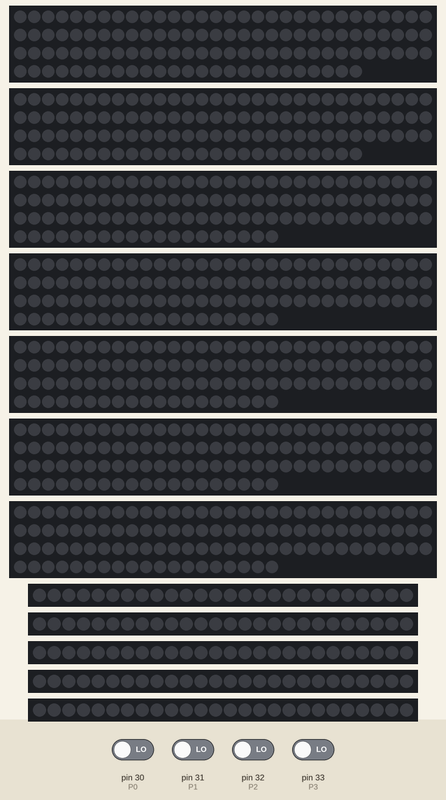
This sketch was run on a simulated Arduino Mega 2560, built with avr-gcc and run on an emulated ATmega2560. Parts: 2 × 115 RGB LEDs in strip order, left to right, continuing on the next row, 5 × 109 RGB LEDs in strip order, left to right, continuing on the next row, 5 × 26 RGB LEDs in strip order, left to right. Inputs (shaded band) come from the test bench; at power-on: pin 30 (P0), pin 31 (P1), pin 32 (P2), pin 33 (P3) LOW.

Above: at 1.2 s.
1.3 s: pin 30 (P0) driven HIGH
At 1.8 s:
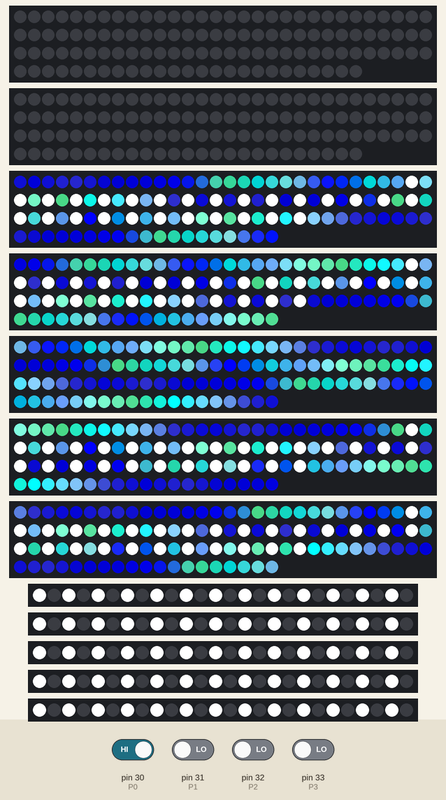
3.1 s: pin 33 (P3) driven HIGH
At 4.89 s:
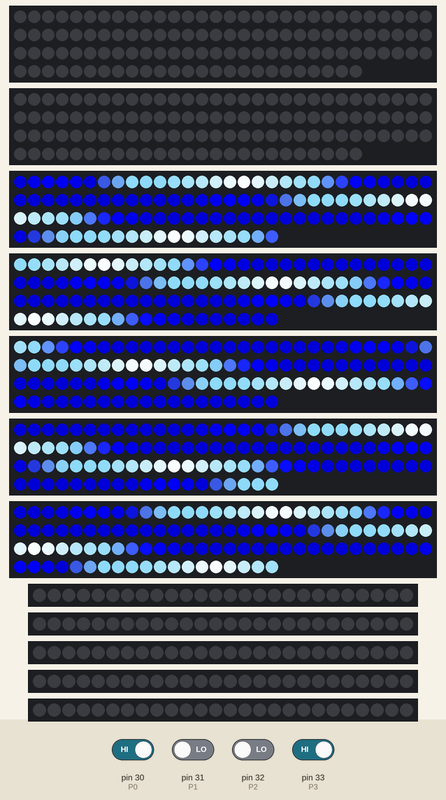
4.9 s: pin 32 (P2) driven HIGH
At 5.6 s:
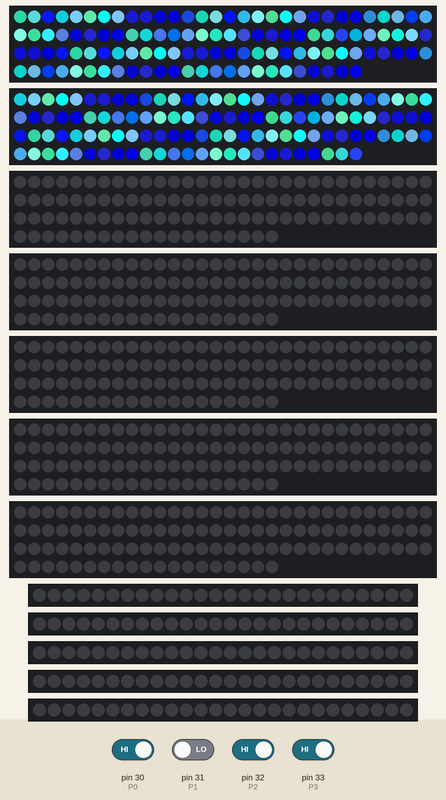
6.6 s: pin 32 (P2) driven LOW
At 6.73 s:
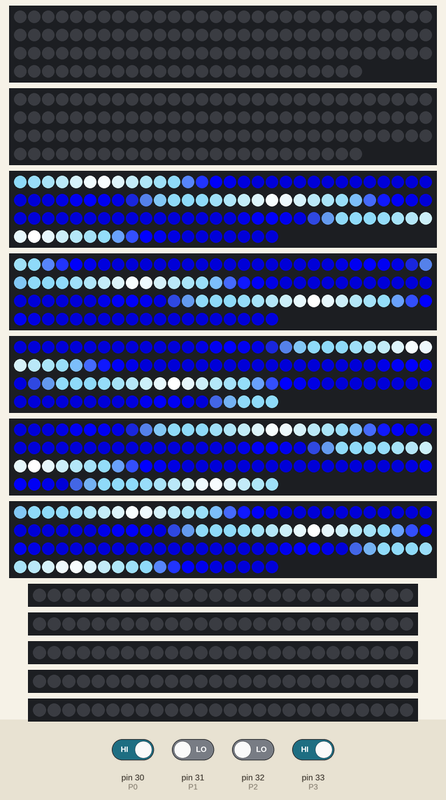
9.6 s: pin 31 (P1) driven HIGH
11.1 s: pin 31 (P1) driven LOW
At 12.27 s:
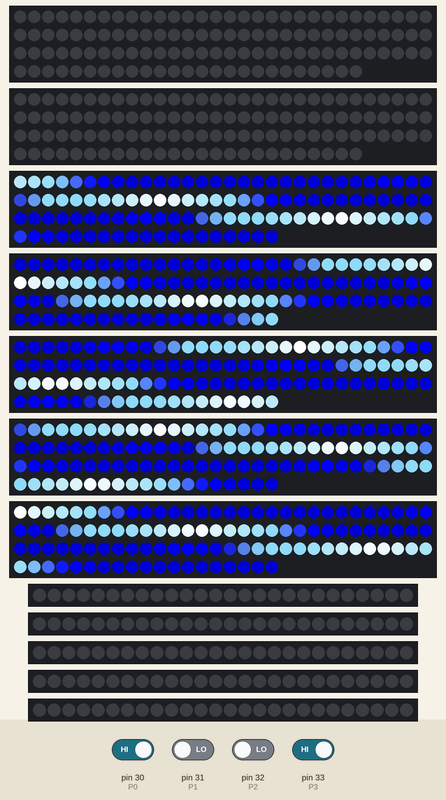

Measured:
- after the input at 1.3 s, the LEDs: first change after 0.10 s (image 1 shows a later state)
- after the input at 3.1 s, the LEDs: first change after 0.09 s (image 2 shows a later state)
- after the input at 4.9 s, the LEDs: first change after 0.08 s (image 3 shows a later state)
- after the input at 6.6 s, the LEDs: change after 0.09 s (image 4)
- after the input at 11.1 s, the LEDs: first differ from a run without the input after 0.13 s (image 5 shows a later state)

The sketch:

LED1.ino
```cpp
#include "FastLED.h"            // 此示例程序需要使用FastLED库

#define NUM_LEDS_T 115             // LED灯珠数量
#define NUM_LEDS_L 109             // LED灯珠数量
#define NUM_LEDS_S 26              // LED灯珠数量

#define LED_S0 2                // Arduino输出控制信号引脚
#define LED_S1 3                // Arduino输出控制信号引脚
#define LED_S2 4                // Arduino输出控制信号引脚

#define LED_L0 5                // Arduino输出控制信号引脚
#define LED_T0 6                // Arduino输出控制信号引脚

#define LED_L1 7                // Arduino输出控制信号引脚
#define LED_L2 8                // Arduino输出控制信号引脚
#define LED_L3 9                // Arduino输出控制信号引脚

#define LED_T1 10                // Arduino输出控制信号引脚
#define LED_L4 11                // Arduino输出控制信号引脚

#define LED_S3 12                // Arduino输出控制信号引脚
#define LED_S4 13                // Arduino输出控制信号引脚
#define LED_S5 35                // Arduino输出控制信号引脚

#define P0 30
#define P1 31
#define P2 32
#define P3 33

#define START 151 // 启动代码

#define LED_TYPE WS2812         // LED灯带型号
#define COLOR_ORDER GRB         // RGB灯珠中红色、绿色、蓝色LED的排列顺序
uint8_t max_bright = 255;       // LED亮度控制变量，可使用数值为 0 ～ 255， 数值越大则光带亮度越高

CRGB leds_t0[NUM_LEDS_T];            // 建立光带leds_t0
CRGB leds_t1[NUM_LEDS_T];            // 建立光带leds_t1

CRGB leds_l0[NUM_LEDS_L];            // 建立光带leds_l0
CRGB leds_l1[NUM_LEDS_L];            // 建立光带leds_l1
CRGB leds_l2[NUM_LEDS_L];            // 建立光带leds_l2
CRGB leds_l3[NUM_LEDS_L];            // 建立光带leds_l3
CRGB leds_l4[NUM_LEDS_L];            // 建立光带leds_l4

CRGB leds_s0[NUM_LEDS_S];            // 建立光带leds_s0
CRGB leds_s1[NUM_LEDS_S];            // 建立光带leds_s1
CRGB leds_s2[NUM_LEDS_S];            // 建立光带leds_s2
CRGB leds_s3[NUM_LEDS_S];            // 建立光带leds_s3
CRGB leds_s4[NUM_LEDS_S];            // 建立光带leds_s4
CRGB leds_s5[NUM_LEDS_S];            // 建立光带leds_s5

int beginHue = 0;
int endHue = 300;
uint8_t deltaHue = 28;

void setup() {
  pinMode(P0, INPUT);
  pinMode(P1, INPUT);
  pinMode(P2, INPUT);
  pinMode(P3, INPUT);

  LEDS.addLeds<LED_TYPE, LED_T0, COLOR_ORDER>(leds_t0, NUM_LEDS_T);  // 初始化光带
  LEDS.addLeds<LED_TYPE, LED_T1, COLOR_ORDER>(leds_t1, NUM_LEDS_T);  // 初始化光带
  LEDS.addLeds<LED_TYPE, LED_L0, COLOR_ORDER>(leds_l0, NUM_LEDS_L);  // 初始化光带
  LEDS.addLeds<LED_TYPE, LED_L1, COLOR_ORDER>(leds_l1, NUM_LEDS_L);  // 初始化光带
  LEDS.addLeds<LED_TYPE, LED_L2, COLOR_ORDER>(leds_l2, NUM_LEDS_L);  // 初始化光带
  LEDS.addLeds<LED_TYPE, LED_L3, COLOR_ORDER>(leds_l3, NUM_LEDS_L);  // 初始化光带
  LEDS.addLeds<LED_TYPE, LED_L4, COLOR_ORDER>(leds_l4, NUM_LEDS_L);  // 初始化光带
  LEDS.addLeds<LED_TYPE, LED_S0, COLOR_ORDER>(leds_s0, NUM_LEDS_S);  // 初始化光带
  LEDS.addLeds<LED_TYPE, LED_S1, COLOR_ORDER>(leds_s1, NUM_LEDS_S);  // 初始化光带
  LEDS.addLeds<LED_TYPE, LED_S2, COLOR_ORDER>(leds_s2, NUM_LEDS_S);  // 初始化光带
  LEDS.addLeds<LED_TYPE, LED_S3, COLOR_ORDER>(leds_s3, NUM_LEDS_S);  // 初始化光带
  LEDS.addLeds<LED_TYPE, LED_S4, COLOR_ORDER>(leds_s4, NUM_LEDS_S);  // 初始化光带
  LEDS.addLeds<LED_TYPE, LED_S5, COLOR_ORDER>(leds_s5, NUM_LEDS_S);  // 初始化光带
  FastLED.setBrightness(max_bright);                                // 设置光带亮度

  // 硬串口初始化
  Serial.begin(115200);
}

CRGB hp = CRGB(253, 175, 17);

void loop() {
  static int i = 0;
  if (i != sig2num() % 10) {
    i = sig2num() % 10;
    fill_dark_noshow();
  }
  switch (sig2num() % 10) {
    case 1: case 2:
      sea();
      break;
    case 3:
      wifi();
      break;
    case 6:
      quark();
      break;
    case 9:
      cloud();
      break;
    default:
      fill_dark();
      break;
  }
}

int sig2num() {
  return digitalRead(P0) + 2 * digitalRead(P1) + 4 * digitalRead(P2) + 8 * digitalRead(P3);
}

void fill_dark_noshow() {
  fill_solid(leds_l0, NUM_LEDS_L, CRGB::Black);
  fill_solid(leds_l1, NUM_LEDS_L, CRGB::Black);
  fill_solid(leds_l2, NUM_LEDS_L, CRGB::Black);
  fill_solid(leds_l3, NUM_LEDS_L, CRGB::Black);
  fill_solid(leds_l4, NUM_LEDS_L, CRGB::Black);
  fill_solid(leds_s0, NUM_LEDS_S, CRGB::Black);
  fill_solid(leds_s1, NUM_LEDS_S, CRGB::Black);
  fill_solid(leds_s2, NUM_LEDS_S, CRGB::Black);
  fill_solid(leds_s3, NUM_LEDS_S, CRGB::Black);
  fill_solid(leds_s4, NUM_LEDS_S, CRGB::Black);
  fill_solid(leds_s5, NUM_LEDS_S, CRGB::Black);
  fill_solid(leds_t0, NUM_LEDS_T, CRGB::Black);
  fill_solid(leds_t1, NUM_LEDS_T, CRGB::Black);
}

void fill_dark() {
  fill_dark_noshow();
  FastLED.show();
}

void sea() {
  static int startnum = 0;
  startnum += 2;
  fill_palette(leds_l0, NUM_LEDS_L, startnum, 6, OceanColors_p, 255, LINEARBLEND);
  fill_palette(leds_l1, NUM_LEDS_L, startnum + 60, 6, OceanColors_p, 255, LINEARBLEND);
  fill_palette(leds_l2, NUM_LEDS_L, startnum + 120, 6, OceanColors_p, 255, LINEARBLEND);
  fill_palette(leds_l3, NUM_LEDS_L, startnum + 180, 6, OceanColors_p, 255, LINEARBLEND);
  fill_palette(leds_l4, NUM_LEDS_L, startnum + 240, 6, OceanColors_p, 255, LINEARBLEND);
  for (int i = 28; i < 82 ; i += 2)
  {
    leds_l0[i] = CRGB::White;
    leds_l1[i] = CRGB::White;
    leds_l3[i] = CRGB::White;
    leds_l4[i] = CRGB::White;
  }
  for (int i = 0; i < 26 ; i += 2)
  {
    leds_s0[i] = CRGB::White;
    leds_s1[i] = CRGB::White;
    leds_s2[i] = CRGB::White;
    leds_s3[i] = CRGB::White;
    leds_s4[i] = CRGB::White;
    leds_s5[i] = CRGB::White;
  }
  FastLED.show();
  delay(3);
}

void wifi() {
  static int startnum = 0;
  startnum += 18;
  fill_palette(leds_t0, NUM_LEDS_T, startnum, 20, OceanColors_p, 255, LINEARBLEND);
  fill_palette(leds_t1, NUM_LEDS_T, startnum + 60, 20, OceanColors_p, 255, LINEARBLEND);
  FastLED.show();
  delay(30);
  startnum += 3;
  fill_palette(leds_t0, NUM_LEDS_T, startnum, 20, OceanColors_p, 255, LINEARBLEND);
  fill_palette(leds_t1, NUM_LEDS_T, startnum + 60, 20, OceanColors_p, 255, LINEARBLEND);
  for (int i = 1; i < NUM_LEDS_T ; i += 2)
  {
    leds_t0[i] = CRGB::White;
    leds_t1[i] = CRGB::White;
  }
  FastLED.show();
  delay(5);
}

void quark() {
  static int num = 0;
  fill_palette(leds_s0, NUM_LEDS_S, num, 30, CloudColors_p, 255, LINEARBLEND);
  fill_palette(leds_s2, NUM_LEDS_S, num, 30, CloudColors_p, 255, LINEARBLEND);
  fill_palette(leds_s3, NUM_LEDS_S, num, 30, CloudColors_p, 255, LINEARBLEND);
  fill_palette(leds_s5, NUM_LEDS_S, num, 30, CloudColors_p, 255, LINEARBLEND);
  fill_palette(leds_l1, NUM_LEDS_S + 1, num, 30, CloudColors_p, 255, LINEARBLEND);
  fill_palette(leds_l1 + NUM_LEDS_L - NUM_LEDS_S - 2, NUM_LEDS_S + 1, num, 30, CloudColors_p, 255, LINEARBLEND);
  fill_palette(leds_l3, NUM_LEDS_S + 1, num, 30, CloudColors_p, 255, LINEARBLEND);
  fill_palette(leds_l3 + NUM_LEDS_L - NUM_LEDS_S - 2, NUM_LEDS_S + 1, num, 30, CloudColors_p, 255, LINEARBLEND);
  FastLED.show();
  delay(3);
  num += 15;
}

void cloud() {
  static int num = 0;
  static int i = 12;
  static int plus = 1;
  fill_palette(leds_l0, NUM_LEDS_L, num, 6, CloudColors_p, 255, LINEARBLEND);
  fill_palette(leds_l1, NUM_LEDS_L, num + 60, 6, CloudColors_p, 255, LINEARBLEND);
  fill_palette(leds_l2, NUM_LEDS_L, num + 120, 6, CloudColors_p, 255, LINEARBLEND);
  fill_palette(leds_l3, NUM_LEDS_L, num + 180, 6, CloudColors_p, 255, LINEARBLEND);
  fill_palette(leds_l4, NUM_LEDS_L, num + 240, 6, CloudColors_p, 255, LINEARBLEND);
  FastLED.show();
  delay(5);
  num += i;
  i += plus;
  if (i == 85)
    plus = -plus;
  else if (i == 12)
    plus = -plus;
}

void farm() {
  fill_palette(leds_l0, NUM_LEDS_L, 0, 6, LavaColors_p, 255, LINEARBLEND);
  fill_palette(leds_l1, NUM_LEDS_L, 60, 6, CloudColors_p, 255, LINEARBLEND);
  fill_palette(leds_l2, NUM_LEDS_L, 120, 6, CloudColors_p, 255, LINEARBLEND);
  fill_palette(leds_l3, NUM_LEDS_L, 180, 6, CloudColors_p, 255, LINEARBLEND);
  fill_palette(leds_l4, NUM_LEDS_L, 240, 6, CloudColors_p, 255, LINEARBLEND);
}
```
